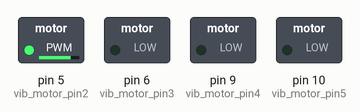
Recording of a sketch running on a simulated Arduino Uno, built with avr-gcc and run on an emulated ATmega328P. On the bench: switched loads named in the sketch (green lamp = pin HIGH).

Above: at 0.05 s.
At 0.9 s:
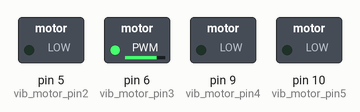
At 1.3 s:
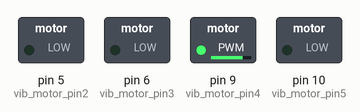
At 1.5 s:
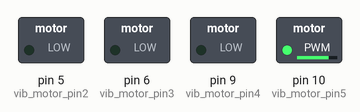
At 1.75 s:
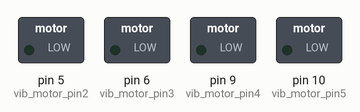
Timing chart, 0 to 4.0 s (numbered marks = the images above):
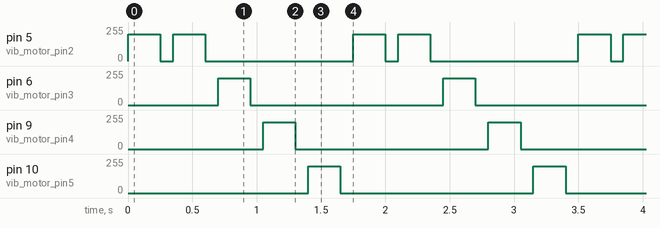

The sketch:

vibration_head_device.ino
```cpp
const int vib_motor_pin = 3;
const int vib_motor_pin2 = 5;
const int vib_motor_pin3 = 6;
const int vib_motor_pin4 = 9;
const int vib_motor_pin5 = 10;

const int vib_time = 250;
int delay_time = 100;

void setup() {
//  pinMode(9,OUTPUT);
}

void loop()
{
  move(vib_motor_pin2,vib_time,delay_time);
  move(vib_motor_pin2,vib_time,delay_time);
  move(vib_motor_pin3,vib_time,delay_time);
  move(vib_motor_pin4,vib_time,delay_time);
  move(vib_motor_pin5,vib_time,delay_time);

}

void move(int i, int p, int s){
  analogWrite(i, 200);
  delay(p);
  analogWrite(i, 0);
  delay(s);

}
```

Measured:
- by itself, pin 5 (vib_motor_pin2): repeats every 1.8 s: 0/255 0.10 s, 200/255 0.25 s, 0/255 1.2 s, 200/255 0.25 s
- by itself, pin 6 (vib_motor_pin3), pin 9 (vib_motor_pin4), pin 10 (vib_motor_pin5): alternates 200/255 for 0.25 s and 0/255 for 1.5 s
